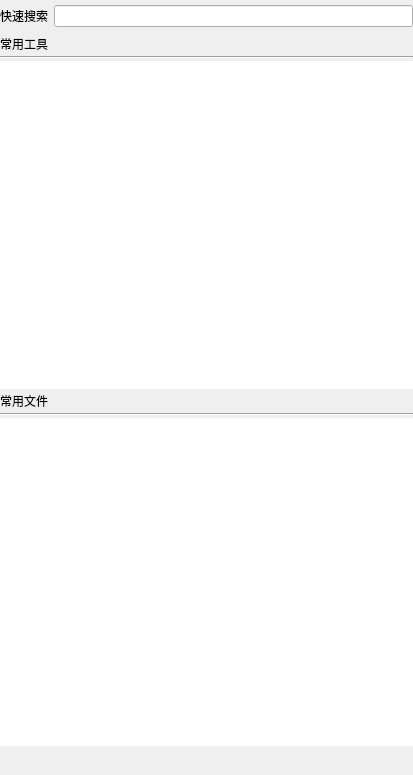
<?xml version="1.0" encoding="UTF-8"?>
<ui version="4.0">
 <class>MainWIndow</class>
 <widget class="QWidget" name="MainWIndow">
  <property name="geometry">
   <rect>
    <x>0</x>
    <y>0</y>
    <width>413</width>
    <height>775</height>
   </rect>
  </property>
  <property name="windowTitle">
   <string>MainWIndow</string>
  </property>
  <layout class="QVBoxLayout" name="verticalLayout">
   <property name="spacing">
    <number>2</number>
   </property>
   <property name="leftMargin">
    <number>0</number>
   </property>
   <property name="topMargin">
    <number>0</number>
   </property>
   <property name="rightMargin">
    <number>0</number>
   </property>
   <property name="bottomMargin">
    <number>0</number>
   </property>
   <item>
    <layout class="QHBoxLayout" name="horizontalLayout_2">
     <property name="topMargin">
      <number>5</number>
     </property>
     <property name="bottomMargin">
      <number>5</number>
     </property>
     <item>
      <widget class="QLabel" name="label">
       <property name="text">
        <string>快速搜索</string>
       </property>
      </widget>
     </item>
     <item>
      <widget class="QLineEdit" name="SearchLineEdit"/>
     </item>
    </layout>
   </item>
   <item>
    <layout class="QHBoxLayout" name="horizontalLayout_3">
     <item>
      <widget class="QLabel" name="label_2">
       <property name="text">
        <string>常用工具</string>
       </property>
      </widget>
     </item>
     <item>
      <spacer name="horizontalSpacer">
       <property name="orientation">
        <enum>Qt::Horizontal</enum>
       </property>
       <property name="sizeHint" stdset="0">
        <size>
         <width>40</width>
         <height>20</height>
        </size>
       </property>
      </spacer>
     </item>
    </layout>
   </item>
   <item>
    <widget class="Line" name="line">
     <property name="orientation">
      <enum>Qt::Horizontal</enum>
     </property>
    </widget>
   </item>
   <item>
    <widget class="QTableView" name="ToolTableView">
     <property name="frameShape">
      <enum>QFrame::NoFrame</enum>
     </property>
     <property name="frameShadow">
      <enum>QFrame::Plain</enum>
     </property>
     <property name="horizontalScrollBarPolicy">
      <enum>Qt::ScrollBarAlwaysOff</enum>
     </property>
     <property name="editTriggers">
      <set>QAbstractItemView::DoubleClicked|QAbstractItemView::SelectedClicked</set>
     </property>
     <property name="showGrid">
      <bool>false</bool>
     </property>
     <property name="titleSkin" stdset="0">
      <bool>true</bool>
     </property>
     <attribute name="horizontalHeaderVisible">
      <bool>false</bool>
     </attribute>
     <attribute name="verticalHeaderVisible">
      <bool>false</bool>
     </attribute>
    </widget>
   </item>
   <item>
    <layout class="QHBoxLayout" name="horizontalLayout_4">
     <item>
      <widget class="QLabel" name="label_3">
       <property name="text">
        <string>常用文件</string>
       </property>
      </widget>
     </item>
     <item>
      <spacer name="horizontalSpacer_2">
       <property name="orientation">
        <enum>Qt::Horizontal</enum>
       </property>
       <property name="sizeHint" stdset="0">
        <size>
         <width>40</width>
         <height>20</height>
        </size>
       </property>
      </spacer>
     </item>
    </layout>
   </item>
   <item>
    <widget class="Line" name="line_2">
     <property name="orientation">
      <enum>Qt::Horizontal</enum>
     </property>
    </widget>
   </item>
   <item>
    <widget class="QTableView" name="FileTableView">
     <property name="frameShape">
      <enum>QFrame::NoFrame</enum>
     </property>
     <property name="frameShadow">
      <enum>QFrame::Plain</enum>
     </property>
     <property name="horizontalScrollBarPolicy">
      <enum>Qt::ScrollBarAlwaysOff</enum>
     </property>
     <property name="showGrid">
      <bool>false</bool>
     </property>
     <property name="titleSkin" stdset="0">
      <bool>true</bool>
     </property>
     <attribute name="horizontalHeaderVisible">
      <bool>true</bool>
     </attribute>
     <attribute name="verticalHeaderVisible">
      <bool>false</bool>
     </attribute>
    </widget>
   </item>
   <item>
    <widget class="QWidget" name="widget" native="true">
     <layout class="QHBoxLayout" name="horizontalLayout">
      <property name="leftMargin">
       <number>0</number>
      </property>
      <property name="topMargin">
       <number>0</number>
      </property>
      <property name="rightMargin">
       <number>0</number>
      </property>
      <property name="bottomMargin">
       <number>0</number>
      </property>
      <item>
       <widget class="QLabel" name="StateIcon">
        <property name="sizePolicy">
         <sizepolicy hsizetype="Fixed" vsizetype="Fixed">
          <horstretch>0</horstretch>
          <verstretch>0</verstretch>
         </sizepolicy>
        </property>
        <property name="minimumSize">
         <size>
          <width>27</width>
          <height>27</height>
         </size>
        </property>
        <property name="text">
         <string/>
        </property>
       </widget>
      </item>
      <item>
       <spacer name="horizontalSpacer_3">
        <property name="orientation">
         <enum>Qt::Horizontal</enum>
        </property>
        <property name="sizeHint" stdset="0">
         <size>
          <width>377</width>
          <height>20</height>
         </size>
        </property>
       </spacer>
      </item>
     </layout>
    </widget>
   </item>
  </layout>
 </widget>
 <layoutdefault spacing="6" margin="11"/>
 <resources/>
 <connections/>
</ui>
